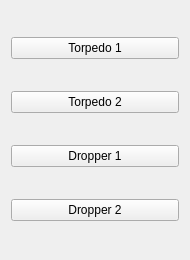
<?xml version="1.0" encoding="UTF-8"?>
<ui version="4.0">
 <class>Form</class>
 <widget class="QWidget" name="Form">
  <property name="geometry">
   <rect>
    <x>0</x>
    <y>0</y>
    <width>190</width>
    <height>260</height>
   </rect>
  </property>
  <property name="windowTitle">
   <string>Form</string>
  </property>
  <layout class="QHBoxLayout" name="horizontalLayout_2">
   <item>
    <layout class="QHBoxLayout" name="horizontalLayout">
     <item>
      <layout class="QVBoxLayout" name="verticalLayout_2">
       <item>
        <widget class="QPushButton" name="torpedo1Button">
         <property name="text">
          <string>Torpedo 1</string>
         </property>
        </widget>
       </item>
       <item>
        <widget class="QPushButton" name="torpedo2Button">
         <property name="text">
          <string>Torpedo 2</string>
         </property>
        </widget>
       </item>
       <item>
        <widget class="QPushButton" name="dropper1Button">
         <property name="text">
          <string>Dropper 1</string>
         </property>
        </widget>
       </item>
       <item>
        <widget class="QPushButton" name="dropper2Button">
         <property name="text">
          <string>Dropper 2</string>
         </property>
        </widget>
       </item>
      </layout>
     </item>
    </layout>
   </item>
  </layout>
 </widget>
 <resources/>
 <connections/>
</ui>
